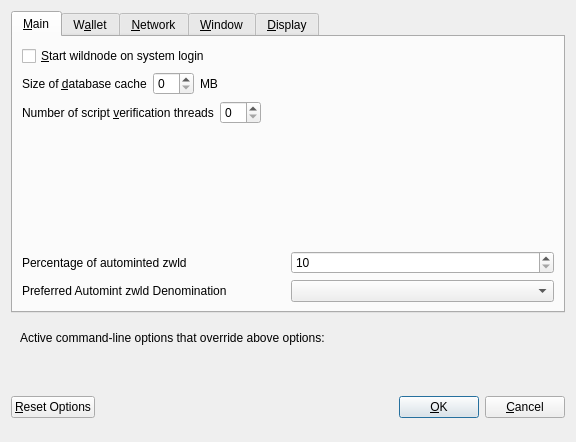
<?xml version="1.0" encoding="UTF-8"?>
<ui version="4.0">
 <class>OptionsDialog</class>
 <widget class="QDialog" name="OptionsDialog">
  <property name="geometry">
   <rect>
    <x>0</x>
    <y>0</y>
    <width>576</width>
    <height>442</height>
   </rect>
  </property>
  <property name="windowTitle">
   <string>Options</string>
  </property>
  <property name="modal">
   <bool>true</bool>
  </property>
  <layout class="QVBoxLayout" name="verticalLayout">
   <item>
    <widget class="QTabWidget" name="tabWidget">
     <property name="currentIndex">
      <number>0</number>
     </property>
     <widget class="QWidget" name="tabMain">
      <attribute name="title">
       <string>&amp;Main</string>
      </attribute>
      <layout class="QVBoxLayout" name="verticalLayout_Main">
       <item>
        <widget class="QCheckBox" name="bitcoinAtStartup">
         <property name="toolTip">
          <string>Automatically start wildnode after logging in to the system.</string>
         </property>
         <property name="text">
          <string>&amp;Start wildnode on system login</string>
         </property>
        </widget>
       </item>
       <item>
        <layout class="QHBoxLayout" name="horizontalLayout_2_Main">
         <item>
          <widget class="QLabel" name="databaseCacheLabel">
           <property name="text">
            <string>Size of &amp;database cache</string>
           </property>
           <property name="textFormat">
            <enum>Qt::PlainText</enum>
           </property>
           <property name="buddy">
            <cstring>databaseCache</cstring>
           </property>
          </widget>
         </item>
         <item>
          <widget class="QSpinBox" name="databaseCache"/>
         </item>
         <item>
          <widget class="QLabel" name="databaseCacheUnitLabel">
           <property name="text">
            <string>MB</string>
           </property>
           <property name="textFormat">
            <enum>Qt::PlainText</enum>
           </property>
          </widget>
         </item>
         <item>
          <spacer name="horizontalSpacer_2_Main">
           <property name="orientation">
            <enum>Qt::Horizontal</enum>
           </property>
           <property name="sizeHint" stdset="0">
            <size>
             <width>40</width>
             <height>20</height>
            </size>
           </property>
          </spacer>
         </item>
        </layout>
       </item>
       <item>
        <layout class="QHBoxLayout" name="horizontalLayout_3_Main">
         <item>
          <widget class="QLabel" name="threadsScriptVerifLabel">
           <property name="text">
            <string>Number of script &amp;verification threads</string>
           </property>
           <property name="textFormat">
            <enum>Qt::PlainText</enum>
           </property>
           <property name="buddy">
            <cstring>threadsScriptVerif</cstring>
           </property>
          </widget>
         </item>
         <item>
          <widget class="QSpinBox" name="threadsScriptVerif">
           <property name="toolTip">
            <string>(0 = auto, &lt;0 = leave that many cores free)</string>
           </property>
          </widget>
         </item>
         <item>
          <spacer name="horizontalSpacer_3_Main">
           <property name="orientation">
            <enum>Qt::Horizontal</enum>
           </property>
           <property name="sizeHint" stdset="0">
            <size>
             <width>40</width>
             <height>20</height>
            </size>
           </property>
          </spacer>
         </item>
        </layout>
       </item>
       <item>
        <spacer name="verticalSpacer_2">
         <property name="orientation">
          <enum>Qt::Vertical</enum>
         </property>
         <property name="sizeHint" stdset="0">
          <size>
           <width>20</width>
           <height>40</height>
          </size>
         </property>
        </spacer>
       </item>
       <item>
        <layout class="QHBoxLayout" name="horizontalLayout_3">
         <item>
          <widget class="QLabel" name="percentage_label">
           <property name="toolTip">
            <string>Percentage of incoming wildnode which get automatically converted to zwld via Zerocoin Protocol (min: 10%)</string>
           </property>
           <property name="text">
            <string>Percentage of autominted zwld</string>
           </property>
          </widget>
         </item>
         <item>
          <widget class="QSpinBox" name="zeromintPercentage">
           <property name="minimum">
            <number>10</number>
           </property>
           <property name="maximum">
            <number>100</number>
           </property>
          </widget>
         </item>
        </layout>
       </item>
       <item>
        <layout class="QHBoxLayout" name="horizontalLayout" stretch="0,0">
         <property name="sizeConstraint">
          <enum>QLayout::SetFixedSize</enum>
         </property>
         <item>
          <widget class="QLabel" name="labelPreferredDenom">
           <property name="maximumSize">
            <size>
             <width>16777215</width>
             <height>16777215</height>
            </size>
           </property>
           <property name="toolTip">
            <string>Wait with automatic conversion to Zerocoin until enough wildnode for this denomination is available</string>
           </property>
           <property name="text">
            <string>Preferred Automint zwld Denomination</string>
           </property>
          </widget>
         </item>
         <item>
          <widget class="QComboBox" name="preferredDenom">
           <property name="maximumSize">
            <size>
             <width>16777215</width>
             <height>27</height>
            </size>
           </property>
           <property name="toolTip">
            <string>Wait with automatic conversion to Zerocoin until enough wildnode for this denomination is available</string>
           </property>
           <property name="maxVisibleItems">
            <number>9</number>
           </property>
           <property name="maxCount">
            <number>9</number>
           </property>
          </widget>
         </item>
        </layout>
       </item>
      </layout>
     </widget>
     <widget class="QWidget" name="tabWallet">
      <attribute name="title">
       <string>W&amp;allet</string>
      </attribute>
      <layout class="QVBoxLayout" name="verticalLayout_Wallet">
       <item>
        <widget class="QGroupBox" name="groupBox">
         <property name="title">
          <string>Expert</string>
         </property>
         <layout class="QVBoxLayout" name="verticalLayout_2">
          <item>
           <widget class="QCheckBox" name="coinControlFeatures">
            <property name="toolTip">
             <string>Whether to show coin control features or not.</string>
            </property>
            <property name="text">
             <string>Enable coin &amp;control features</string>
            </property>
           </widget>
          </item>
          <item>
           <widget class="QCheckBox" name="showMasternodesTab">
            <property name="toolTip">
             <string>Show additional tab listing all your masternodes in first sub-tab&lt;br/&gt;and all masternodes on the network in second sub-tab.</string>
            </property>
            <property name="text">
             <string>Show Masternodes Tab</string>
            </property>
           </widget>
          </item>
          <item>
           <widget class="QCheckBox" name="spendZeroConfChange">
            <property name="toolTip">
             <string>If you disable the spending of unconfirmed change, the change from a transaction&lt;br/&gt;cannot be used until that transaction has at least one confirmation.&lt;br/&gt;This also affects how your balance is computed.</string>
            </property>
            <property name="text">
             <string>&amp;Spend unconfirmed change</string>
            </property>
           </widget>
          </item>
         </layout>
        </widget>
       </item>
       <item>
        <spacer name="verticalSpacer_Wallet">
         <property name="orientation">
          <enum>Qt::Vertical</enum>
         </property>
         <property name="sizeHint" stdset="0">
          <size>
           <width>20</width>
           <height>40</height>
          </size>
         </property>
        </spacer>
       </item>
      </layout>
     </widget>
     <widget class="QWidget" name="tabNetwork">
      <attribute name="title">
       <string>&amp;Network</string>
      </attribute>
      <layout class="QVBoxLayout" name="verticalLayout_Network">
       <item>
        <widget class="QCheckBox" name="mapPortUpnp">
         <property name="toolTip">
          <string>Automatically open the wildnode client port on the router. This only works when your router supports UPnP and it is enabled.</string>
         </property>
         <property name="text">
          <string>Map port using &amp;UPnP</string>
         </property>
        </widget>
       </item>
       <item>
        <widget class="QCheckBox" name="allowIncoming">
         <property name="toolTip">
          <string>Accept connections from outside</string>
         </property>
         <property name="text">
          <string>Allow incoming connections</string>
         </property>
        </widget>
       </item>
       <item>
        <widget class="QCheckBox" name="connectSocks">
         <property name="toolTip">
          <string>Connect to the wildnode network through a SOCKS5 proxy.</string>
         </property>
         <property name="text">
          <string>&amp;Connect through SOCKS5 proxy (default proxy):</string>
         </property>
        </widget>
       </item>
       <item>
        <layout class="QHBoxLayout" name="horizontalLayout_1_Network">
         <item>
          <widget class="QLabel" name="proxyIpLabel">
           <property name="text">
            <string>Proxy &amp;IP:</string>
           </property>
           <property name="textFormat">
            <enum>Qt::PlainText</enum>
           </property>
           <property name="buddy">
            <cstring>proxyIp</cstring>
           </property>
          </widget>
         </item>
         <item>
          <widget class="QValidatedLineEdit" name="proxyIp">
           <property name="minimumSize">
            <size>
             <width>140</width>
             <height>0</height>
            </size>
           </property>
           <property name="maximumSize">
            <size>
             <width>140</width>
             <height>16777215</height>
            </size>
           </property>
           <property name="toolTip">
            <string>IP address of the proxy (e.g. IPv4: 127.0.0.1 / IPv6: ::1)</string>
           </property>
          </widget>
         </item>
         <item>
          <widget class="QLabel" name="proxyPortLabel">
           <property name="text">
            <string>&amp;Port:</string>
           </property>
           <property name="textFormat">
            <enum>Qt::PlainText</enum>
           </property>
           <property name="buddy">
            <cstring>proxyPort</cstring>
           </property>
          </widget>
         </item>
         <item>
          <widget class="QLineEdit" name="proxyPort">
           <property name="minimumSize">
            <size>
             <width>55</width>
             <height>0</height>
            </size>
           </property>
           <property name="maximumSize">
            <size>
             <width>55</width>
             <height>16777215</height>
            </size>
           </property>
           <property name="toolTip">
            <string>Port of the proxy (e.g. 9050)</string>
           </property>
          </widget>
         </item>
         <item>
          <spacer name="horizontalSpacer_1_Network">
           <property name="orientation">
            <enum>Qt::Horizontal</enum>
           </property>
           <property name="sizeHint" stdset="0">
            <size>
             <width>40</width>
             <height>20</height>
            </size>
           </property>
          </spacer>
         </item>
        </layout>
       </item>
       <item>
        <spacer name="verticalSpacer_Network">
         <property name="orientation">
          <enum>Qt::Vertical</enum>
         </property>
         <property name="sizeHint" stdset="0">
          <size>
           <width>20</width>
           <height>40</height>
          </size>
         </property>
        </spacer>
       </item>
      </layout>
     </widget>
     <widget class="QWidget" name="tabWindow">
      <attribute name="title">
       <string>&amp;Window</string>
      </attribute>
      <layout class="QVBoxLayout" name="verticalLayout_Window">
       <item>
        <widget class="QCheckBox" name="minimizeToTray">
         <property name="toolTip">
          <string>Show only a tray icon after minimizing the window.</string>
         </property>
         <property name="text">
          <string>&amp;Minimize to the tray instead of the taskbar</string>
         </property>
        </widget>
       </item>
       <item>
        <widget class="QCheckBox" name="minimizeOnClose">
         <property name="toolTip">
          <string>Minimize instead of exit the application when the window is closed. When this option is enabled, the application will be closed only after selecting Quit in the menu.</string>
         </property>
         <property name="text">
          <string>M&amp;inimize on close</string>
         </property>
        </widget>
       </item>
       <item>
        <spacer name="verticalSpacer_Window">
         <property name="orientation">
          <enum>Qt::Vertical</enum>
         </property>
         <property name="sizeHint" stdset="0">
          <size>
           <width>20</width>
           <height>40</height>
          </size>
         </property>
        </spacer>
       </item>
      </layout>
     </widget>
     <widget class="QWidget" name="tabDisplay">
      <attribute name="title">
       <string>&amp;Display</string>
      </attribute>
      <layout class="QVBoxLayout" name="verticalLayout_Display">
       <item>
        <layout class="QHBoxLayout" name="horizontalLayout_1_Display">
         <item>
          <widget class="QLabel" name="langLabel">
           <property name="text">
            <string>User Interface &amp;language:</string>
           </property>
           <property name="textFormat">
            <enum>Qt::PlainText</enum>
           </property>
           <property name="buddy">
            <cstring>lang</cstring>
           </property>
          </widget>
         </item>
         <item>
          <widget class="QValueComboBox" name="lang">
           <property name="toolTip">
            <string>The user interface language can be set here. This setting will take effect after restarting wildnode.</string>
           </property>
          </widget>
         </item>
        </layout>
       </item>
       <item>
        <widget class="QLabel" name="label_3">
         <property name="toolTip">
          <string notr="true"/>
         </property>
         <property name="statusTip">
          <string notr="true"/>
         </property>
         <property name="whatsThis">
          <string notr="true"/>
         </property>
         <property name="accessibleName">
          <string notr="true"/>
         </property>
         <property name="text">
          <string>Language missing or translation incomplete? Help contributing translations here:
https://www.transifex.com/wildnode-project/wildnode-project-translations</string>
         </property>
         <property name="wordWrap">
          <bool>true</bool>
         </property>
         <property name="openExternalLinks">
          <bool>true</bool>
         </property>
         <property name="textInteractionFlags">
          <set>Qt::TextBrowserInteraction</set>
         </property>
        </widget>
       </item>
       <item>
        <layout class="QHBoxLayout" name="horizontalLayout_4_Display" stretch="0,0">
         <item>
          <widget class="QLabel" name="themeLabel">
           <property name="text">
            <string>User Interface Theme:</string>
           </property>
          </widget>
         </item>
         <item>
          <widget class="QValueComboBox" name="theme"/>
         </item>
        </layout>
       </item>
       <item>
        <widget class="Line" name="line">
         <property name="orientation">
          <enum>Qt::Horizontal</enum>
         </property>
        </widget>
       </item>
       <item>
        <layout class="QHBoxLayout" name="horizontalLayout_2_Display">
         <item>
          <widget class="QLabel" name="unitLabel">
           <property name="text">
            <string>&amp;Unit to show amounts in:</string>
           </property>
           <property name="textFormat">
            <enum>Qt::PlainText</enum>
           </property>
           <property name="buddy">
            <cstring>unit</cstring>
           </property>
          </widget>
         </item>
         <item>
          <widget class="QValueComboBox" name="unit">
           <property name="toolTip">
            <string>Choose the default subdivision unit to show in the interface and when sending coins.</string>
           </property>
          </widget>
         </item>
        </layout>
       </item>
       <item>
        <layout class="QHBoxLayout" name="horizontalLayout_5_Display">
         <item>
          <widget class="QLabel" name="digitsLabel">
           <property name="text">
            <string>Decimal digits</string>
           </property>
          </widget>
         </item>
         <item>
          <widget class="QValueComboBox" name="digits"/>
         </item>
        </layout>
       </item>
       <item>
        <layout class="QHBoxLayout" name="horizontalLayout_3_Display">
         <item>
          <widget class="QLabel" name="thirdPartyTxUrlsLabel">
           <property name="toolTip">
            <string>Third party URLs (e.g. a block explorer) that appear in the transactions tab as context menu items. %s in the URL is replaced by transaction hash. Multiple URLs are separated by vertical bar |.</string>
           </property>
           <property name="text">
            <string>Third party transaction URLs</string>
           </property>
           <property name="buddy">
            <cstring>thirdPartyTxUrls</cstring>
           </property>
          </widget>
         </item>
         <item>
          <widget class="QLineEdit" name="thirdPartyTxUrls">
           <property name="toolTip">
            <string>Third party URLs (e.g. a block explorer) that appear in the transactions tab as context menu items. %s in the URL is replaced by transaction hash. Multiple URLs are separated by vertical bar |.</string>
           </property>
          </widget>
         </item>
        </layout>
       </item>
       <item>
        <spacer name="verticalSpacer">
         <property name="orientation">
          <enum>Qt::Vertical</enum>
         </property>
         <property name="sizeHint" stdset="0">
          <size>
           <width>20</width>
           <height>40</height>
          </size>
         </property>
        </spacer>
       </item>
      </layout>
     </widget>
    </widget>
   </item>
   <item>
    <widget class="QFrame" name="frame">
     <layout class="QVBoxLayout" name="verticalLayout_Bottom">
      <item>
       <layout class="QHBoxLayout" name="horizontalLayout_Bottom">
        <item>
         <widget class="QLabel" name="overriddenByCommandLineInfoLabel">
          <property name="text">
           <string>Active command-line options that override above options:</string>
          </property>
          <property name="textFormat">
           <enum>Qt::PlainText</enum>
          </property>
         </widget>
        </item>
        <item>
         <spacer name="horizontalSpacer_Bottom">
          <property name="orientation">
           <enum>Qt::Horizontal</enum>
          </property>
          <property name="sizeHint" stdset="0">
           <size>
            <width>40</width>
            <height>20</height>
           </size>
          </property>
         </spacer>
        </item>
       </layout>
      </item>
      <item>
       <widget class="QLabel" name="overriddenByCommandLineLabel">
        <property name="text">
         <string/>
        </property>
        <property name="textFormat">
         <enum>Qt::PlainText</enum>
        </property>
        <property name="wordWrap">
         <bool>true</bool>
        </property>
       </widget>
      </item>
     </layout>
    </widget>
   </item>
   <item>
    <layout class="QHBoxLayout" name="horizontalLayout_Buttons">
     <item>
      <widget class="QPushButton" name="resetButton">
       <property name="toolTip">
        <string>Reset all client options to default.</string>
       </property>
       <property name="text">
        <string>&amp;Reset Options</string>
       </property>
       <property name="autoDefault">
        <bool>false</bool>
       </property>
      </widget>
     </item>
     <item>
      <spacer name="horizontalSpacer_1">
       <property name="orientation">
        <enum>Qt::Horizontal</enum>
       </property>
       <property name="sizeHint" stdset="0">
        <size>
         <width>40</width>
         <height>48</height>
        </size>
       </property>
      </spacer>
     </item>
     <item>
      <widget class="QLabel" name="statusLabel">
       <property name="minimumSize">
        <size>
         <width>200</width>
         <height>0</height>
        </size>
       </property>
       <property name="font">
        <font>
         <weight>75</weight>
         <bold>true</bold>
        </font>
       </property>
       <property name="text">
        <string/>
       </property>
       <property name="textFormat">
        <enum>Qt::PlainText</enum>
       </property>
       <property name="wordWrap">
        <bool>true</bool>
       </property>
      </widget>
     </item>
     <item>
      <spacer name="horizontalSpacer_2">
       <property name="orientation">
        <enum>Qt::Horizontal</enum>
       </property>
       <property name="sizeHint" stdset="0">
        <size>
         <width>40</width>
         <height>48</height>
        </size>
       </property>
      </spacer>
     </item>
     <item>
      <widget class="QPushButton" name="okButton">
       <property name="text">
        <string>&amp;OK</string>
       </property>
       <property name="autoDefault">
        <bool>false</bool>
       </property>
       <property name="default">
        <bool>true</bool>
       </property>
      </widget>
     </item>
     <item>
      <widget class="QPushButton" name="cancelButton">
       <property name="text">
        <string>&amp;Cancel</string>
       </property>
       <property name="autoDefault">
        <bool>false</bool>
       </property>
      </widget>
     </item>
    </layout>
   </item>
  </layout>
 </widget>
 <customwidgets>
  <customwidget>
   <class>QValidatedLineEdit</class>
   <extends>QLineEdit</extends>
   <header>qvalidatedlineedit.h</header>
  </customwidget>
  <customwidget>
   <class>QValueComboBox</class>
   <extends>QComboBox</extends>
   <header>qvaluecombobox.h</header>
  </customwidget>
 </customwidgets>
 <resources/>
 <connections/>
</ui>
